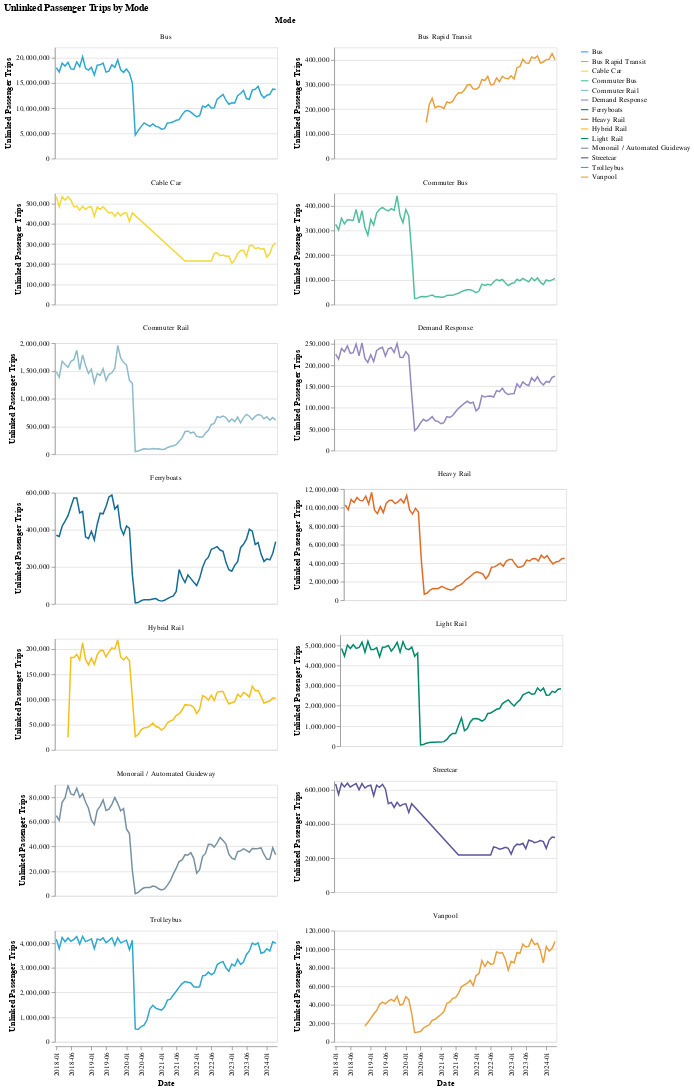

Write notebook code for a chart like this one.
### Markdown cell above
### Transit Mode

### Code cell
make_line_chart(by_mode_long, y_col = "upt", color_col = "Mode")

### Figure 1 — Vega-Lite specification as saved in the notebook (floating-point values rounded to 4 significant figures; data arrays with more than 128 entries replaced by an {"elided": "..."} marker saying what was removed)
{"config": {"view": {"continuousWidth": 300, "continuousHeight": 300}}, "data": {"name": "data-89d0dc6555daaa0f333fde6c0228b882"}, "facet": {"field": "Mode", "type": "nominal"}, "spec": {"mark": {"type": "line"}, "encoding": {"color": {"field": "Mode", "scale": {"range": ["#2EA8CE", "#EB9F3C", "#F4D837", "#51BF9D", "#8CBCCB", "#9487C0", "#136C97", "#E16B26", "#F6BF16", "#00896B", "#7790A3", "#5B559C"]}, "title": "", "type": "nominal"}, "tooltip": [{"field": "period_year_month", "type": "nominal"}, {"field": "upt", "type": "quantitative"}, {"field": "Mode", "type": "nominal"}, {"field": "RTPA", "type": "nominal"}], "x": {"axis": {"values": ["2018-01", "2018-06", "2019-01", "2019-06", "2020-01", "2020-06", "2021-01", "2021-06", "2022-01", "2022-06", "2023-01", "2023-06", "2024-01"]}, "field": "period_year_month", "title": "Date", "type": "ordinal"}, "y": {"field": "upt", "title": "Unlinked Passenger Trips", "type": "quantitative"}}, "height": 150, "name": "view_3", "width": 300}, "columns": 2, "params": [{"name": "param_3", "select": {"type": "interval", "encodings": ["x", "y"]}, "bind": "scales", "views": ["view_3"]}], "resolve": {"scale": {"y": "independent"}}, "title": "Unlinked Passenger Trips by Mode", "$schema": "https://vega.github.io/schema/vega-lite/v5.17.0.json", "datasets": {"data-89d0dc6555daaa0f333fde6c0228b882": {"elided": "987 records"}}}
